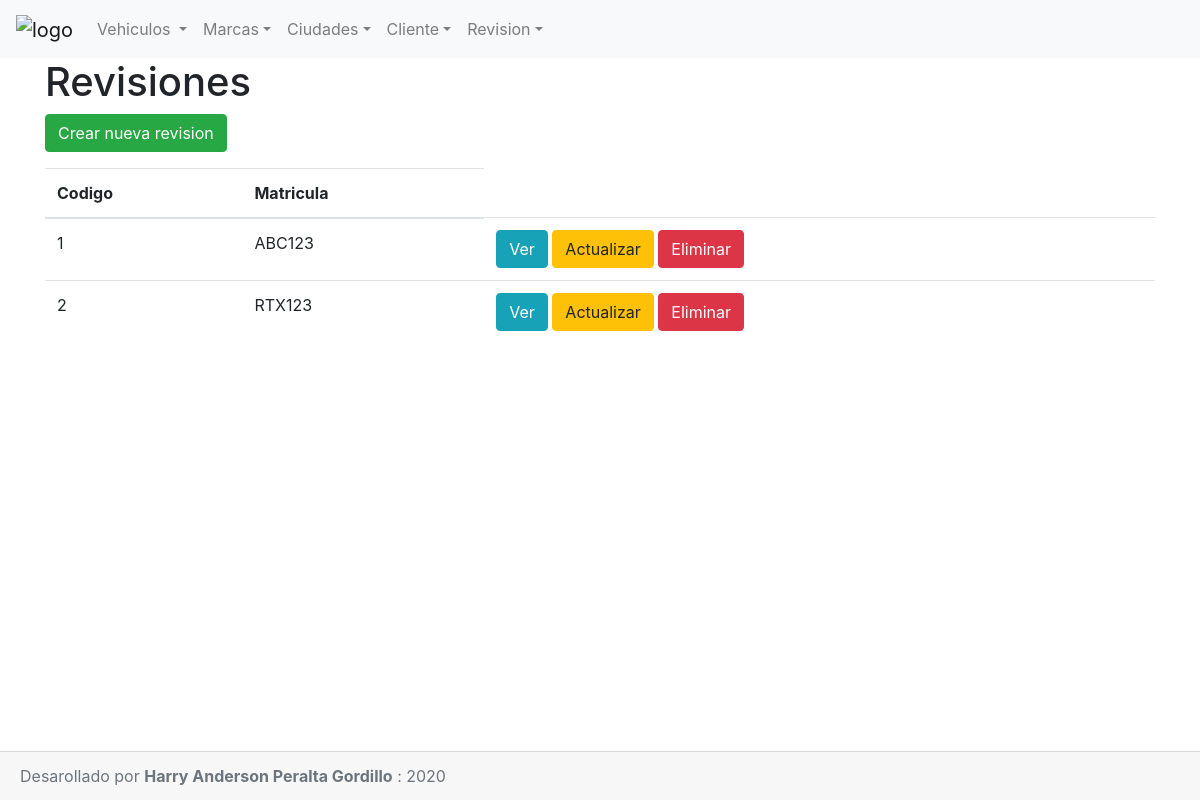
Screenshot of /index.php?control=revision&action=index with the database file from the repository.
### tables this page shows
CREATE TABLE `revision` (
  `codigo` int(11) NOT NULL,
  `cambioFrenos` char(2) NOT NULL,
  `cambioAceite` char(2) NOT NULL,
  `cambioFiltros` char(2) NOT NULL,
  `otros` varchar(50) NOT NULL,
  `matriculaVehiculo` char(6) NOT NULL
);

### controllers/RevisionController.php (called while the page is built, shortened)
<?php
class RevisionController
{
    public function __construct()
    {
        require_once "models/Revision.php";
    }
    public function index()
    {
        $revisiones = new Revision();
        $data["revisiones"] = $revisiones->listar();
        $data["titulo"] = "Revisiones";
        require_once "views/revisiones/index.php";
    }
}
?>

### config/conexion.php (called while the page is built, shortened)
<?php
class Conectar
{
    public static function conexion()
    {
        $conexion = new mysqli("localhost","root","","concesionario");
        return $conexion;
    }
}
?>

### models/Revision.php (called while the page is built, shortened)
<?php
class Revision
{
    private $db;
    private $revisiones;
    public function __construct()
    {
        $this->db = Conectar::conexion();
        $this->revisiones = array();
    }
    public function listar()
    {
        $sql =  "SELECT revision.codigo, revision.cambioFrenos, revision.cambioAceite, revision.cambioFiltros, revision.otros, revision.matriculaVehiculo " .
                "FROM revision " .
                "JOIN vehiculo " .
                "ON revision.matriculaVehiculo = vehiculo.matricula ";
                $resultado = $this->db->query($sql);
        while ($row = $resultado->fetch_assoc())
        {
            $this->revisiones[] = $row;
        }
        return $this->revisiones;
    }
}
?>

### views/revisiones/index.php (the view)
<?php  require "views/shared/header.php"; ?>
    <div class="container">
    <h1> <?php echo $data["titulo"]?></h1>
        <a href="index.php?control=revision&action=insert" class="btn btn-success">Crear nueva revision</a>
        <table class="table mt-3">
            <thead>
                <tr>
                    <th>Codigo</th>
                    <th>Matricula</th>
                </tr>
            </thead>
            <tbody>
                <?php foreach($data['revisiones'] as $revision) {  ?>
                    <tr>
                        <td><?= $revision['codigo'] ?></td>
                        <td><?= $revision['matriculaVehiculo'] ?></td>
                        <td>
                            <a href="index.php?control=revision&action=view&codigo=<?= $revision['codigo'] ?>" class="btn btn-info">Ver</a>
                            <a href="index.php?control=revision&action=edit&codigo=<?= $revision['codigo'] ?>" class="btn btn-warning">Actualizar</a>
                            <a href="index.php?control=revision&action=delete&codigo=<?= $revision['codigo'] ?>" class="btn btn-danger">Eliminar</a>
                        </td>
                    </tr>
                <?php } ?>
            </tbody>
        </table>
    </div>
    <?php  require "views/shared/footer.php"; ?>

### rows the page displays
revision: codigo "1", matriculaVehiculo "ABC123"
revision: codigo "2", matriculaVehiculo "RTX123"

### other values shown
$data["titulo"] "Revisiones"
